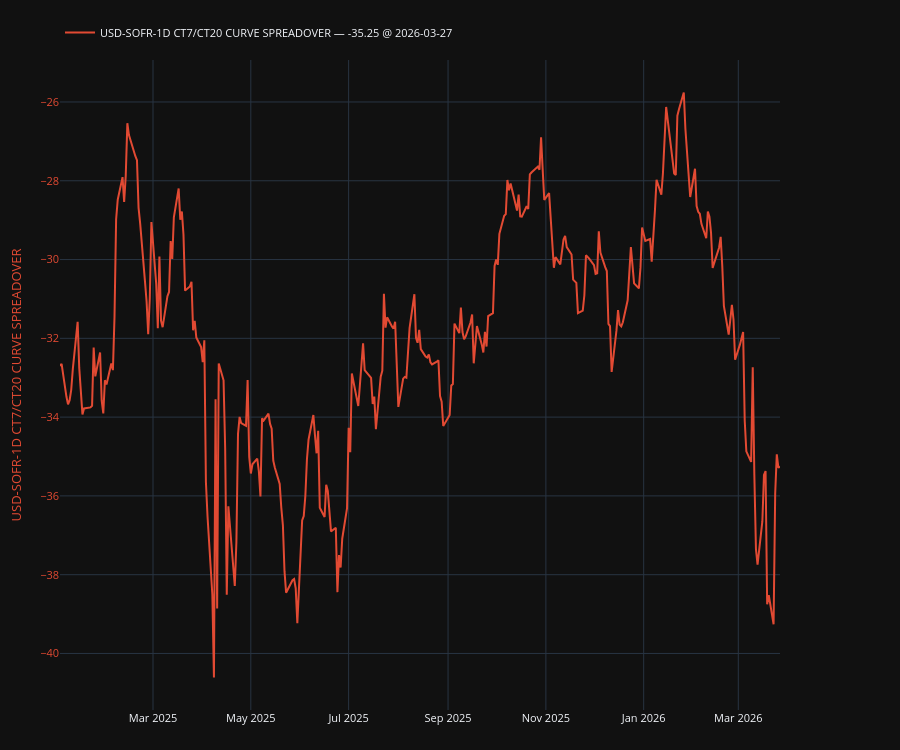

The cell this chart's notebook holds for it:
### Code cell
plot, fig, ax, ax2, legend = make_secondary_axis_plot(engine="plotly")
plot(df["USD-SOFR-1D CT7/CT20 CURVE SPREADOVER"])
# plot(df["USD-SOFR-1D IMM_12xIMM_13 OUTRIGHT RATE"])
# plot(df["USD-SOFR-1D fomc_3 OUTRIGHT RATE"], which="right")
legend(show_date=True)
plt.show()

### Figure 1 — Plotly figure (JSON) as saved in the notebook; plotly's stock layout.template omitted (floating-point values rounded to 4 significant figures; data arrays with more than 128 entries replaced by an {"elided": "..."} marker saying what was removed)
{"data": [{"line": {"color": "#E24A33"}, "mode": "lines", "name": "USD-SOFR-1D CT7/CT20 CURVE SPREADOVER — -35.25 @ 2026-03-27", "showlegend": true, "type": "scatter", "x": {"elided": "308 str values"}, "y": {"elided": "308 float values"}, "yaxis": "y"}], "layout": {"font": {"size": 11}, "height": 750, "legend": {"orientation": "h", "x": 0, "xanchor": "left", "y": 1.02, "yanchor": "bottom"}, "margin": {"b": 40, "l": 60, "r": 120, "t": 60}, "newshape": {"line": {"color": "red"}}, "title": {}, "xaxis": {"showgrid": true, "showspikes": true, "spikecolor": "white", "spikemode": "across", "spikesnap": "cursor"}, "yaxis": {"showgrid": true, "showspikes": true, "spikecolor": "white", "spikesnap": "cursor", "spikethickness": 0.5, "tickfont": {"color": "#E24A33"}, "title": {"font": {"color": "#E24A33"}, "text": "USD-SOFR-1D CT7/CT20 CURVE SPREADOVER"}}}}
